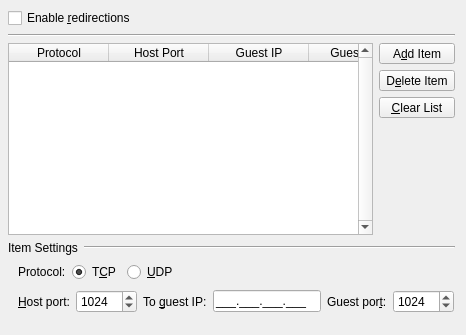
              <widget class="QWidget" name="Tab_Network_Settings">
               <attribute name="icon">
                <iconset resource="../resources/icons.qrc">
                 <normaloff>:/preferences-system-network-sharing.png</normaloff>:/preferences-system-network-sharing.png</iconset>
               </attribute>
               <attribute name="title">
                <string>Redirections</string>
               </attribute>
               <layout class="QGridLayout" name="gridLayout_16">
                <property name="leftMargin">
                 <number>8</number>
                </property>
                <property name="topMargin">
                 <number>8</number>
                </property>
                <item row="6" column="0" colspan="2">
                 <widget class="QWidget" name="Redirection_Widget" native="true">
                  <property name="sizePolicy">
                   <sizepolicy hsizetype="Minimum" vsizetype="Maximum">
                    <horstretch>0</horstretch>
                    <verstretch>0</verstretch>
                   </sizepolicy>
                  </property>
                  <layout class="QGridLayout" name="gridLayout_10">
                   <property name="leftMargin">
                    <number>0</number>
                   </property>
                   <property name="topMargin">
                    <number>0</number>
                   </property>
                   <property name="rightMargin">
                    <number>0</number>
                   </property>
                   <property name="bottomMargin">
                    <number>0</number>
                   </property>
                   <item row="0" column="0" colspan="2">
                    <layout class="QHBoxLayout">
                     <property name="spacing">
                      <number>6</number>
                     </property>
                     <property name="leftMargin">
                      <number>0</number>
                     </property>
                     <property name="topMargin">
                      <number>0</number>
                     </property>
                     <property name="rightMargin">
                      <number>0</number>
                     </property>
                     <property name="bottomMargin">
                      <number>0</number>
                     </property>
                     <item>
                      <widget class="QLabel" name="Label_Redirect_Settings">
                       <property name="sizePolicy">
                        <sizepolicy hsizetype="Maximum" vsizetype="Preferred">
                         <horstretch>0</horstretch>
                         <verstretch>0</verstretch>
                        </sizepolicy>
                       </property>
                       <property name="text">
                        <string>Item Settings</string>
                       </property>
                      </widget>
                     </item>
                     <item>
                      <widget class="Line" name="line_redir_1">
                       <property name="orientation">
                        <enum>Qt::Horizontal</enum>
                       </property>
                      </widget>
                     </item>
                    </layout>
                   </item>
                   <item row="1" column="0" colspan="2">
                    <widget class="QWidget" name="widget_2" native="true">
                     <layout class="QHBoxLayout" name="Widget_Redirection_Protocol">
                      <property name="spacing">
                       <number>6</number>
                      </property>
                      <property name="leftMargin">
                       <number>10</number>
                      </property>
                      <property name="topMargin">
                       <number>1</number>
                      </property>
                      <property name="rightMargin">
                       <number>1</number>
                      </property>
                      <property name="bottomMargin">
                       <number>1</number>
                      </property>
                      <item>
                       <widget class="QLabel" name="Label_Protocol">
                        <property name="text">
                         <string>Protocol:</string>
                        </property>
                       </widget>
                      </item>
                      <item>
                       <widget class="QRadioButton" name="RB_TCP">
                        <property name="text">
                         <string>T&amp;CP</string>
                        </property>
                        <property name="checked">
                         <bool>true</bool>
                        </property>
                       </widget>
                      </item>
                      <item>
                       <widget class="QRadioButton" name="RB_UDP">
                        <property name="text">
                         <string>&amp;UDP</string>
                        </property>
                       </widget>
                      </item>
                      <item>
                       <spacer>
                        <property name="orientation">
                         <enum>Qt::Horizontal</enum>
                        </property>
                        <property name="sizeHint" stdset="0">
                         <size>
                          <width>271</width>
                          <height>20</height>
                         </size>
                        </property>
                       </spacer>
                      </item>
                     </layout>
                    </widget>
                   </item>
                   <item row="2" column="0" colspan="2">
                    <widget class="QWidget" name="widget_3" native="true">
                     <layout class="QHBoxLayout" name="Widget_Redirection_Net">
                      <property name="spacing">
                       <number>6</number>
                      </property>
                      <property name="leftMargin">
                       <number>10</number>
                      </property>
                      <property name="topMargin">
                       <number>1</number>
                      </property>
                      <property name="rightMargin">
                       <number>1</number>
                      </property>
                      <property name="bottomMargin">
                       <number>1</number>
                      </property>
                      <item>
                       <widget class="QLabel" name="Label_Port1">
                        <property name="text">
                         <string>&amp;Host port:</string>
                        </property>
                        <property name="buddy">
                         <cstring>SB_Redir_Port</cstring>
                        </property>
                       </widget>
                      </item>
                      <item alignment="Qt::AlignLeft">
                       <widget class="QSpinBox" name="SB_Redir_Port">
                        <property name="minimum">
                         <number>1</number>
                        </property>
                        <property name="maximum">
                         <number>65535</number>
                        </property>
                        <property name="value">
                         <number>1024</number>
                        </property>
                       </widget>
                      </item>
                      <item alignment="Qt::AlignRight">
                       <widget class="QLabel" name="Label_To_Guest_IP">
                        <property name="text">
                         <string>To &amp;guest IP:</string>
                        </property>
                        <property name="buddy">
                         <cstring>Edit_Guest_IP</cstring>
                        </property>
                       </widget>
                      </item>
                      <item alignment="Qt::AlignLeft">
                       <widget class="QLineEdit" name="Edit_Guest_IP">
                        <property name="sizePolicy">
                         <sizepolicy hsizetype="Minimum" vsizetype="Fixed">
                          <horstretch>0</horstretch>
                          <verstretch>0</verstretch>
                         </sizepolicy>
                        </property>
                        <property name="inputMask">
                         <string>000.000.000.000;_</string>
                        </property>
                        <property name="maxLength">
                         <number>15</number>
                        </property>
                       </widget>
                      </item>
                      <item alignment="Qt::AlignRight">
                       <widget class="QLabel" name="Label_Port2">
                        <property name="text">
                         <string>Guest por&amp;t:</string>
                        </property>
                        <property name="buddy">
                         <cstring>SB_Guest_Port</cstring>
                        </property>
                       </widget>
                      </item>
                      <item alignment="Qt::AlignLeft">
                       <widget class="QSpinBox" name="SB_Guest_Port">
                        <property name="minimum">
                         <number>1</number>
                        </property>
                        <property name="maximum">
                         <number>65535</number>
                        </property>
                        <property name="value">
                         <number>1024</number>
                        </property>
                       </widget>
                      </item>
                     </layout>
                    </widget>
                   </item>
                  </layout>
                 </widget>
                </item>
                <item row="7" column="0">
                 <spacer name="verticalSpacer_17">
                  <property name="orientation">
                   <enum>Qt::Vertical</enum>
                  </property>
                  <property name="sizeType">
                   <enum>QSizePolicy::Minimum</enum>
                  </property>
                  <property name="sizeHint" stdset="0">
                   <size>
                    <width>50</width>
                    <height>10</height>
                   </size>
                  </property>
                 </spacer>
                </item>
                <item row="5" column="0">
                 <widget class="QTableWidget" name="Redirections_List">
                  <property name="sizePolicy">
                   <sizepolicy hsizetype="Expanding" vsizetype="Expanding">
                    <horstretch>0</horstretch>
                    <verstretch>0</verstretch>
                   </sizepolicy>
                  </property>
                  <property name="minimumSize">
                   <size>
                    <width>0</width>
                    <height>0</height>
                   </size>
                  </property>
                  <property name="verticalScrollBarPolicy">
                   <enum>Qt::ScrollBarAlwaysOn</enum>
                  </property>
                  <property name="horizontalScrollBarPolicy">
                   <enum>Qt::ScrollBarAlwaysOff</enum>
                  </property>
                  <property name="sizeAdjustPolicy">
                   <enum>QAbstractScrollArea::AdjustIgnored</enum>
                  </property>
                  <property name="editTriggers">
                   <set>QAbstractItemView::NoEditTriggers</set>
                  </property>
                  <property name="selectionMode">
                   <enum>QAbstractItemView::SingleSelection</enum>
                  </property>
                  <property name="selectionBehavior">
                   <enum>QAbstractItemView::SelectRows</enum>
                  </property>
                  <property name="verticalScrollMode">
                   <enum>QAbstractItemView::ScrollPerPixel</enum>
                  </property>
                  <column>
                   <property name="text">
                    <string>Protocol</string>
                   </property>
                   <property name="font">
                    <font>
                     <pointsize>9</pointsize>
                    </font>
                   </property>
                  </column>
                  <column>
                   <property name="text">
                    <string>Host Port</string>
                   </property>
                   <property name="font">
                    <font>
                     <pointsize>9</pointsize>
                    </font>
                   </property>
                  </column>
                  <column>
                   <property name="text">
                    <string>Guest IP</string>
                   </property>
                   <property name="font">
                    <font>
                     <pointsize>9</pointsize>
                    </font>
                   </property>
                  </column>
                  <column>
                   <property name="text">
                    <string>Guest Port</string>
                   </property>
                   <property name="font">
                    <font>
                     <pointsize>9</pointsize>
                    </font>
                   </property>
                  </column>
                 </widget>
                </item>
                <item row="0" column="0" colspan="2">
                 <widget class="QCheckBox" name="CH_Redirections">
                  <property name="sizePolicy">
                   <sizepolicy hsizetype="Preferred" vsizetype="Preferred">
                    <horstretch>0</horstretch>
                    <verstretch>0</verstretch>
                   </sizepolicy>
                  </property>
                  <property name="text">
                   <string>Enable &amp;redirections</string>
                  </property>
                 </widget>
                </item>
                <item row="5" column="1">
                 <widget class="QWidget" name="Widget_Redirection_Buttons" native="true">
                  <layout class="QVBoxLayout" name="verticalLayout_6">
                   <property name="leftMargin">
                    <number>0</number>
                   </property>
                   <property name="topMargin">
                    <number>0</number>
                   </property>
                   <property name="rightMargin">
                    <number>0</number>
                   </property>
                   <property name="bottomMargin">
                    <number>0</number>
                   </property>
                   <item>
                    <widget class="QToolButton" name="Button_Add_Redirections">
                     <property name="sizePolicy">
                      <sizepolicy hsizetype="Minimum" vsizetype="Fixed">
                       <horstretch>0</horstretch>
                       <verstretch>0</verstretch>
                      </sizepolicy>
                     </property>
                     <property name="text">
                      <string>A&amp;dd Item</string>
                     </property>
                     <property name="icon">
                      <iconset resource="../resources/icons.qrc">
                       <normaloff>:/add.png</normaloff>:/add.png</iconset>
                     </property>
                     <property name="toolButtonStyle">
                      <enum>Qt::ToolButtonTextUnderIcon</enum>
                     </property>
                    </widget>
                   </item>
                   <item>
                    <widget class="QToolButton" name="Button_Delete_Redirections">
                     <property name="sizePolicy">
                      <sizepolicy hsizetype="Minimum" vsizetype="Fixed">
                       <horstretch>0</horstretch>
                       <verstretch>0</verstretch>
                      </sizepolicy>
                     </property>
                     <property name="text">
                      <string>D&amp;elete Item</string>
                     </property>
                     <property name="icon">
                      <iconset resource="../resources/icons.qrc">
                       <normaloff>:/remove.png</normaloff>:/remove.png</iconset>
                     </property>
                     <property name="toolButtonStyle">
                      <enum>Qt::ToolButtonTextUnderIcon</enum>
                     </property>
                    </widget>
                   </item>
                   <item>
                    <widget class="QToolButton" name="Button_Clear_Redirections">
                     <property name="sizePolicy">
                      <sizepolicy hsizetype="Minimum" vsizetype="Fixed">
                       <horstretch>0</horstretch>
                       <verstretch>0</verstretch>
                      </sizepolicy>
                     </property>
                     <property name="text">
                      <string>&amp;Clear List</string>
                     </property>
                     <property name="icon">
                      <iconset resource="../resources/icons.qrc">
                       <normaloff>:/error.png</normaloff>:/error.png</iconset>
                     </property>
                     <property name="toolButtonStyle">
                      <enum>Qt::ToolButtonTextUnderIcon</enum>
                     </property>
                    </widget>
                   </item>
                   <item>
                    <spacer name="verticalSpacer_16">
                     <property name="orientation">
                      <enum>Qt::Vertical</enum>
                     </property>
                     <property name="sizeType">
                      <enum>QSizePolicy::Expanding</enum>
                     </property>
                     <property name="sizeHint" stdset="0">
                      <size>
                       <width>20</width>
                       <height>61</height>
                      </size>
                     </property>
                    </spacer>
                   </item>
                  </layout>
                 </widget>
                </item>
                <item row="2" column="0" colspan="2">
                 <widget class="Line" name="line_11">
                  <property name="sizePolicy">
                   <sizepolicy hsizetype="Minimum" vsizetype="Fixed">
                    <horstretch>0</horstretch>
                    <verstretch>0</verstretch>
                   </sizepolicy>
                  </property>
                  <property name="orientation">
                   <enum>Qt::Horizontal</enum>
                  </property>
                 </widget>
                </item>
               </layout>
              </widget>
